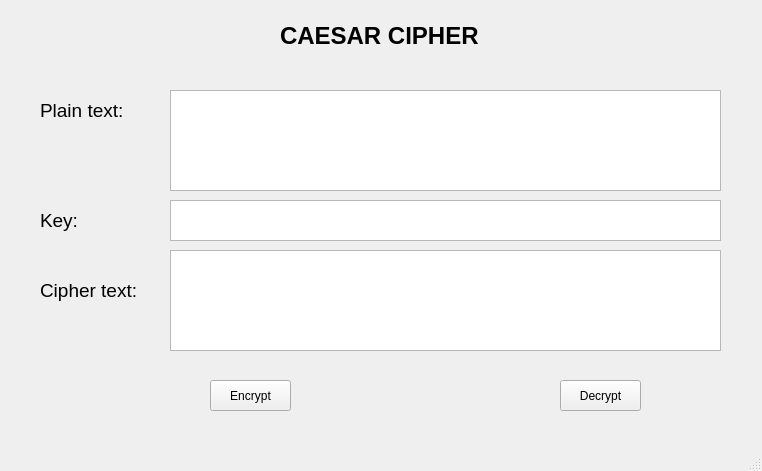
<?xml version="1.0" encoding="UTF-8"?>
<ui version="4.0">
 <class>MainWindow</class>
 <widget class="QMainWindow" name="MainWindow">
  <property name="geometry">
   <rect>
    <x>0</x>
    <y>0</y>
    <width>762</width>
    <height>471</height>
   </rect>
  </property>
  <property name="windowTitle">
   <string>MainWindow</string>
  </property>
  <widget class="QWidget" name="centralwidget">
   <widget class="QLabel" name="label">
    <property name="geometry">
     <rect>
      <x>280</x>
      <y>0</y>
      <width>211</width>
      <height>71</height>
     </rect>
    </property>
    <property name="font">
     <font>
      <pointsize>18</pointsize>
      <weight>75</weight>
      <bold>true</bold>
     </font>
    </property>
    <property name="text">
     <string>CAESAR CIPHER</string>
    </property>
   </widget>
   <widget class="QLabel" name="label_2">
    <property name="geometry">
     <rect>
      <x>40</x>
      <y>90</y>
      <width>101</width>
      <height>41</height>
     </rect>
    </property>
    <property name="font">
     <font>
      <pointsize>14</pointsize>
     </font>
    </property>
    <property name="text">
     <string>Plain text:</string>
    </property>
   </widget>
   <widget class="QLabel" name="label_3">
    <property name="geometry">
     <rect>
      <x>40</x>
      <y>270</y>
      <width>101</width>
      <height>41</height>
     </rect>
    </property>
    <property name="font">
     <font>
      <pointsize>14</pointsize>
     </font>
    </property>
    <property name="text">
     <string>Cipher text:</string>
    </property>
   </widget>
   <widget class="QLabel" name="label_4">
    <property name="geometry">
     <rect>
      <x>40</x>
      <y>200</y>
      <width>101</width>
      <height>41</height>
     </rect>
    </property>
    <property name="font">
     <font>
      <pointsize>14</pointsize>
     </font>
    </property>
    <property name="text">
     <string>Key:</string>
    </property>
   </widget>
   <widget class="QPushButton" name="btn_encrypt">
    <property name="geometry">
     <rect>
      <x>210</x>
      <y>380</y>
      <width>81</width>
      <height>31</height>
     </rect>
    </property>
    <property name="text">
     <string>Encrypt</string>
    </property>
   </widget>
   <widget class="QPushButton" name="btn_decrypt">
    <property name="geometry">
     <rect>
      <x>560</x>
      <y>380</y>
      <width>81</width>
      <height>31</height>
     </rect>
    </property>
    <property name="text">
     <string>Decrypt</string>
    </property>
   </widget>
   <widget class="QTextEdit" name="txt_plain_text">
    <property name="geometry">
     <rect>
      <x>170</x>
      <y>90</y>
      <width>551</width>
      <height>101</height>
     </rect>
    </property>
   </widget>
   <widget class="QTextEdit" name="txt_cipher_text">
    <property name="geometry">
     <rect>
      <x>170</x>
      <y>250</y>
      <width>551</width>
      <height>101</height>
     </rect>
    </property>
   </widget>
   <widget class="QTextEdit" name="txt_key">
    <property name="geometry">
     <rect>
      <x>170</x>
      <y>200</y>
      <width>551</width>
      <height>41</height>
     </rect>
    </property>
   </widget>
  </widget>
  <widget class="QMenuBar" name="menubar">
   <property name="geometry">
    <rect>
     <x>0</x>
     <y>0</y>
     <width>762</width>
     <height>21</height>
    </rect>
   </property>
  </widget>
  <widget class="QStatusBar" name="statusbar"/>
 </widget>
 <resources/>
 <connections/>
</ui>
